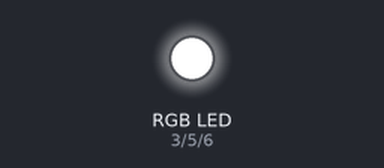
A sketch run on a simulated Arduino Uno, built with avr-gcc and run on an emulated ATmega328P. On the bench: an RGB LED mixed from three pins (HIGH = lit). Dim RGB values are drawn brighter than linear.

Above: at 0.05 s.
At 0.4 s:
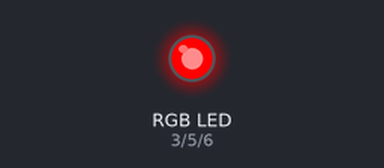
At 0.8 s:
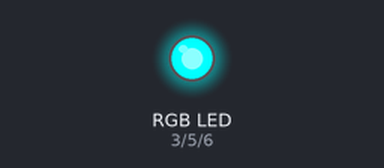
At 1.55 s:
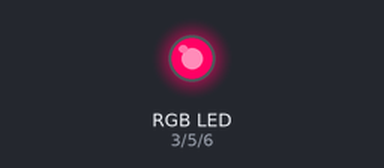
At 2.3 s:
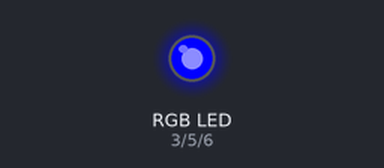
At 3.05 s:
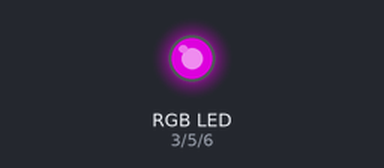
Timing chart, 0 to 7.1 s (numbered marks = the images above):
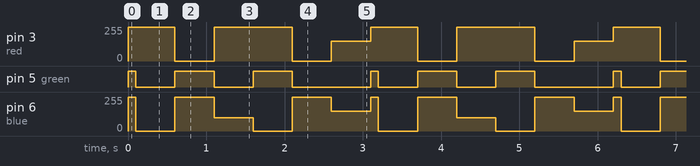

Measured:
- by itself, pin 3 (red): repeats every 3.1 s: 0/255 0.50 s, 255/255 1.0 s, 0/255 0.50 s, 150/255 0.50 s, 255/255 0.60 s
- by itself, pin 5 (green): repeats every 3.1 s: 2 × (LOW 0.50 s, HIGH 0.50 s), LOW 1.0 s, HIGH 0.10 s
- by itself, pin 6 (blue): repeats every 3.1 s: 0/255 0.50 s, 255/255 0.50 s, 100/255 0.50 s, 0/255 0.50 s, 255/255 0.50 s, 150/255 0.50 s, 255/255 0.10 s

The sketch:

sketch_rgb.ino
```cpp
int red = 3;
int green = 5;
int blue = 6;
// int buzzer = 9;

void setup() {
  pinMode(red, OUTPUT);
  pinMode(green, OUTPUT);
  pinMode(blue, OUTPUT);
  // pinMode(buzzer, OUTPUT);
}

void loop() {
  rgbColors(255, 255, 255); // WHITE
  delay(100);

  rgbColors(255, 0, 0);     // RED
  delay(500);

  rgbColors(0, 255, 255);   // CYAN (BLUE + GREEN)
  delay(500);

  rgbColors(255, 0, 100);   // PINK
  delay(500);

  rgbColors(255, 255, 0);   // YELLOW
  delay(500);

  rgbColors(0, 0, 255);     // BLUE
  delay(500);

  rgbColors(150, 0, 150);   // PURPLE
  delay(500);

}

void rgbColors(int redValue, int greenValue, int blueValue ){
  analogWrite(red,redValue);
  analogWrite(green,greenValue);
  analogWrite(blue,blueValue);
  }
```
